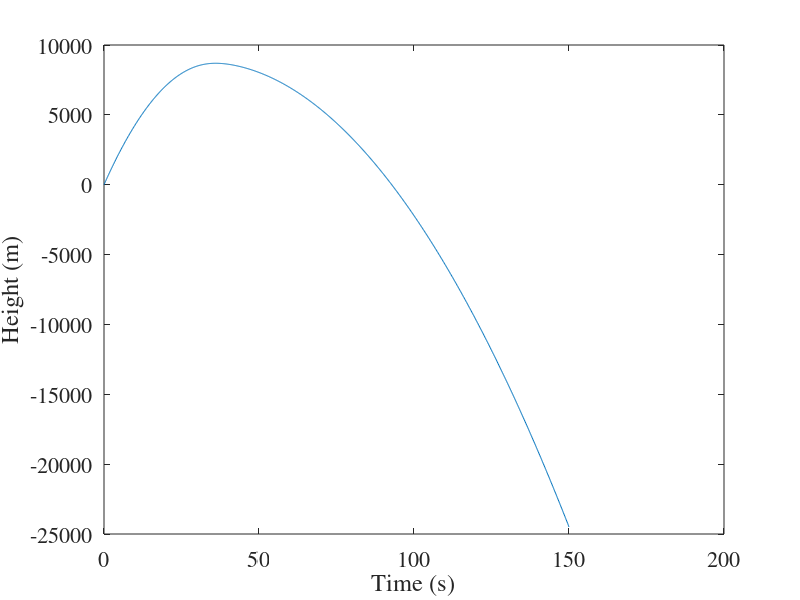
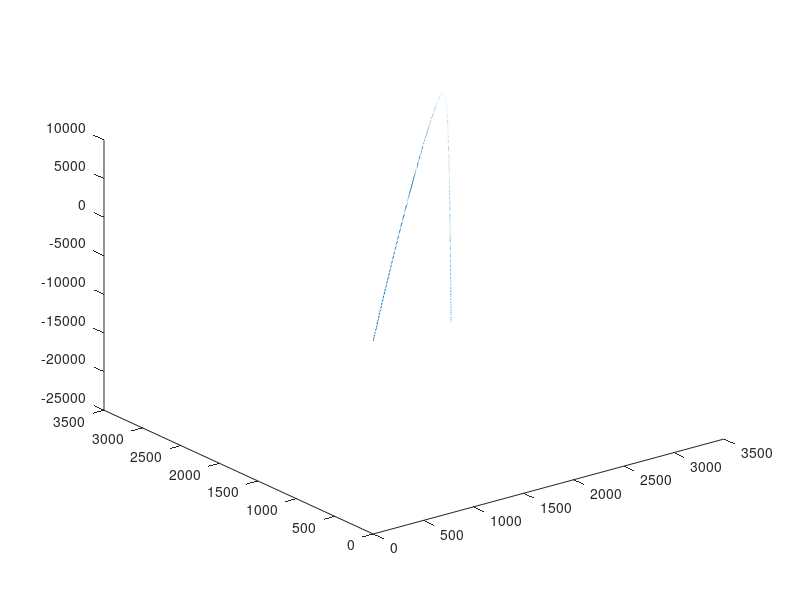

Write the MATLAB code that produced these figures, in order.
function [t,r,v] = ballistic_flight_drag()
% ballistic_flight_drag numerically integrates the equations of motion for
% a projectile launched from the ground and influenced by gravity and a
% simplified drag force that acts at constant magnitude in the direction 
% oppostie of the projectile's velocity.  Plots are generated of the 
% projectile's 3D trajectory and height above ground as a function of time. 

%      
% Inputs:
%   None
%
% Outputs:
%   t (1000x1 float): Array of times
%   r (1000x3 float): Array of position values corresponding to each time
%   v (1000x3 float): Array of position values corresponding to each time

% Copyright (c) 2020 Dmitry Savransky (ds264@cornell.edu)

g = 9.81; %m/s^2
Fdm = 5; %m/s^2

r0 = [0,0,0]; %m
v0 = [100,100,500]; %m/s

z0 = [r0.';v0.'];

[t,z] = ode45(@ballistic_flight_drag_eom,linspace(0,150,1000),z0);

r = z(:,1:3);
v = z(:,4:6);

sz = get(0,'Screensize');
figure(1)
set(1,'Position',[0 sz(4)-sz(3)*3/8 sz(3)/2 sz(3)*3/8])
clf
plot(t,r(:,3))
set(gca,'FontName','Times','FontSize',16)
xlabel('Time (s)')
ylabel('Height (m)')

figure(2)
set(2,'Position',[sz(3)/2 sz(4)-sz(3)*3/8 sz(3)/2 sz(3)*3/8])
clf
plot3(r(:,1),r(:,2),r(:,3))

    function dz = ballistic_flight_drag_eom(~,z)
        %state vector is z = [x,y,z,dx,dy,dz]
        
        r = z(1:3); %position vector (m)
        v = z(4:6); %velocity vector (m/s)
        vmag = norm(v); %m/s
        vhat = v/vmag;
        
        %acceleration is:
        a = [0;0;-g] - Fdm*vhat;
        dz = [v; a];
    end

end